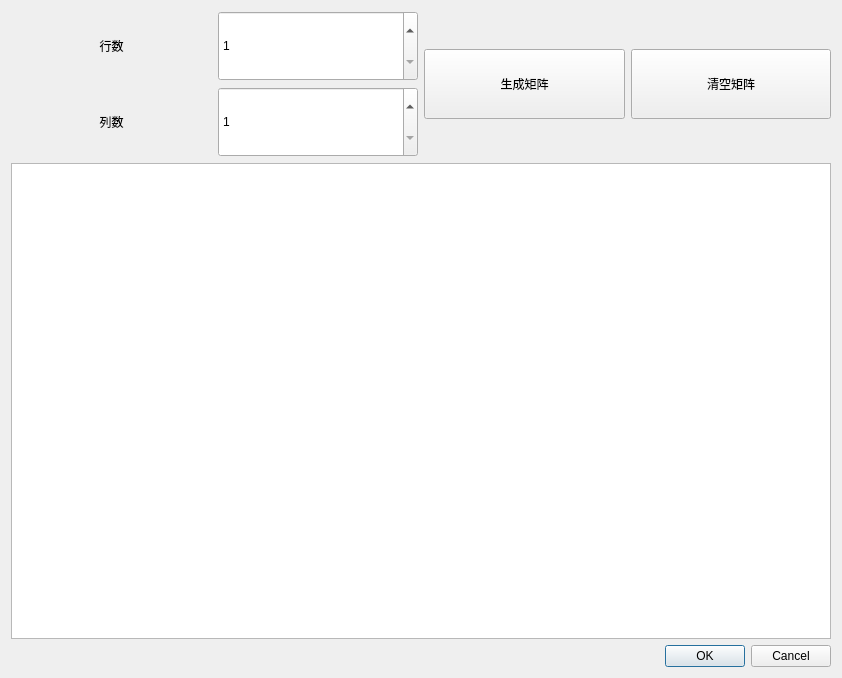
<?xml version="1.0" encoding="UTF-8"?>
<ui version="4.0">
 <class>customKernelDialog</class>
 <widget class="QDialog" name="customKernelDialog">
  <property name="geometry">
   <rect>
    <x>0</x>
    <y>0</y>
    <width>842</width>
    <height>678</height>
   </rect>
  </property>
  <property name="windowTitle">
   <string>Dialog</string>
  </property>
  <layout class="QVBoxLayout" name="verticalLayout_2">
   <item>
    <layout class="QHBoxLayout" name="horizontalLayout_4">
     <item>
      <layout class="QVBoxLayout" name="verticalLayout">
       <item>
        <layout class="QHBoxLayout" name="horizontalLayout">
         <item>
          <widget class="QLabel" name="rowLabel">
           <property name="text">
            <string>行数</string>
           </property>
           <property name="alignment">
            <set>Qt::AlignmentFlag::AlignCenter</set>
           </property>
          </widget>
         </item>
         <item>
          <widget class="QSpinBox" name="rowSpinBox">
           <property name="minimumSize">
            <size>
             <width>100</width>
             <height>70</height>
            </size>
           </property>
           <property name="minimum">
            <number>1</number>
           </property>
           <property name="maximum">
            <number>10</number>
           </property>
          </widget>
         </item>
        </layout>
       </item>
       <item>
        <layout class="QHBoxLayout" name="horizontalLayout_2">
         <item>
          <widget class="QLabel" name="colLabel">
           <property name="text">
            <string>列数</string>
           </property>
           <property name="alignment">
            <set>Qt::AlignmentFlag::AlignCenter</set>
           </property>
          </widget>
         </item>
         <item>
          <widget class="QSpinBox" name="colSpinBox">
           <property name="minimumSize">
            <size>
             <width>100</width>
             <height>70</height>
            </size>
           </property>
           <property name="minimum">
            <number>1</number>
           </property>
           <property name="maximum">
            <number>10</number>
           </property>
          </widget>
         </item>
        </layout>
       </item>
      </layout>
     </item>
     <item>
      <layout class="QHBoxLayout" name="horizontalLayout_3">
       <item>
        <widget class="QPushButton" name="generateTableButton">
         <property name="minimumSize">
          <size>
           <width>80</width>
           <height>70</height>
          </size>
         </property>
         <property name="text">
          <string>生成矩阵</string>
         </property>
        </widget>
       </item>
       <item>
        <widget class="QPushButton" name="clearTableButton">
         <property name="minimumSize">
          <size>
           <width>80</width>
           <height>70</height>
          </size>
         </property>
         <property name="text">
          <string>清空矩阵</string>
         </property>
        </widget>
       </item>
      </layout>
     </item>
    </layout>
   </item>
   <item>
    <widget class="QTableWidget" name="kernelTable"/>
   </item>
   <item>
    <widget class="QDialogButtonBox" name="kernelButtonBox">
     <property name="orientation">
      <enum>Qt::Orientation::Horizontal</enum>
     </property>
     <property name="standardButtons">
      <set>QDialogButtonBox::StandardButton::Cancel|QDialogButtonBox::StandardButton::Ok</set>
     </property>
    </widget>
   </item>
  </layout>
 </widget>
 <resources/>
 <connections>
  <connection>
   <sender>kernelButtonBox</sender>
   <signal>accepted()</signal>
   <receiver>customKernelDialog</receiver>
   <slot>accept()</slot>
   <hints>
    <hint type="sourcelabel">
     <x>248</x>
     <y>254</y>
    </hint>
    <hint type="destinationlabel">
     <x>157</x>
     <y>274</y>
    </hint>
   </hints>
  </connection>
  <connection>
   <sender>kernelButtonBox</sender>
   <signal>rejected()</signal>
   <receiver>customKernelDialog</receiver>
   <slot>reject()</slot>
   <hints>
    <hint type="sourcelabel">
     <x>316</x>
     <y>260</y>
    </hint>
    <hint type="destinationlabel">
     <x>286</x>
     <y>274</y>
    </hint>
   </hints>
  </connection>
 </connections>
</ui>
